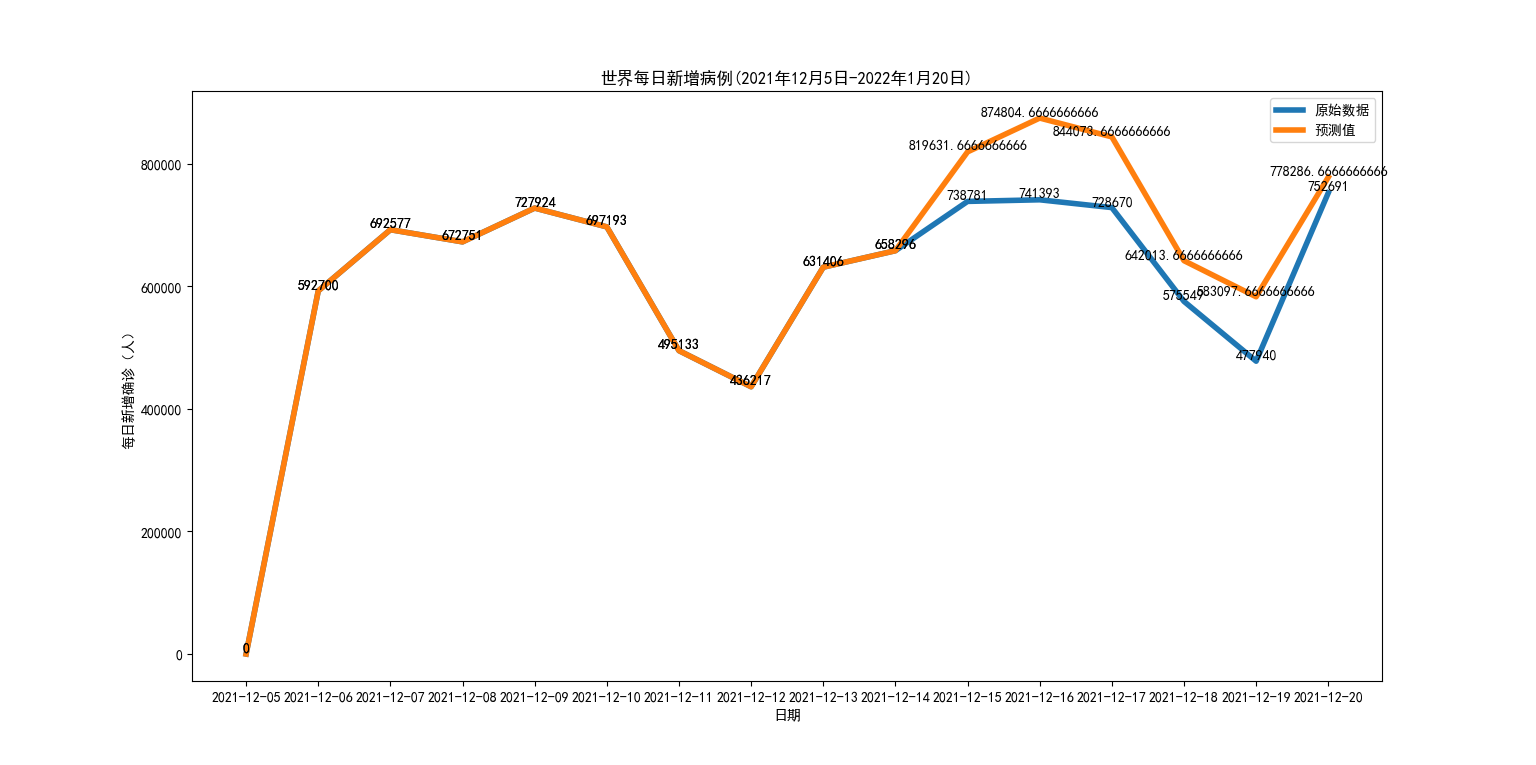

Here is the Python script that generated this plot:
import numpy as np
import pandas as pd
import matplotlib.pyplot as plt

plt.rcParams['font.sans-serif'] = ['SimHei']

def num_transform(data):
    y = str(data)
    y = y.replace(',', '')
    if y.isdigit():
        return int(y)
    else:
        return 0

df = pd.read_csv('data.csv')
#X Y表示原始数据
Y = df.loc[df['country']=='World']['new_cases'].apply(num_transform).values
X = df.loc[df['country']=='World']['time']

#NewY表示预测的数据，前10保持不变
NewY = []
for i in range(0, 10):
    NewY.append(Y[i])
#用base计算7天周期的波动平均值
base = 0
for i in range(0, 3):
    base += Y[i + 7] - Y[i]
base = (base / 3)
#预测后5天的数据
for i in range(10, 16):
    NewY.append(Y[i - 7] + base)

#绘制趋势图
plt.plot(X, Y, linewidth=4)
for (a, b) in zip(X, Y):
    plt.text(a, b, b, ha='center', va='bottom', fontsize=10)
plt.plot(X, NewY, linewidth=4)
for (a, b) in zip(X, NewY):
    plt.text(a, b, b, ha='center', va='bottom', fontsize=10)
plt.legend(['原始数据', '预测值'])
plt.xlabel("日期")
plt.ylabel("每日新增确诊（人）")
plt.title('世界每日新增病例(2021年12月5日-2022年1月20日)')
plt.show()
